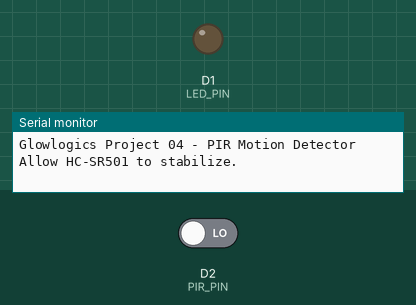
Recording of a program running on a simulated ESP8266 (NodeMCU). Shown: output pins drawn as LEDs (lit = HIGH), the last lines printed to the serial monitor. Inputs (shaded band) come from the test bench; at power-on: D2 (PIR_PIN) LOW. WiFi joins after 1.5 s; servers stay silent unless stated.

Above: at 2.7 s.
2.8 s: D2 (PIR_PIN) driven HIGH
At 3.9 s:
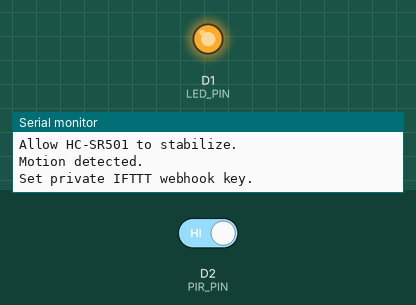
4.3 s: D2 (PIR_PIN) driven LOW
At 5.0 s:
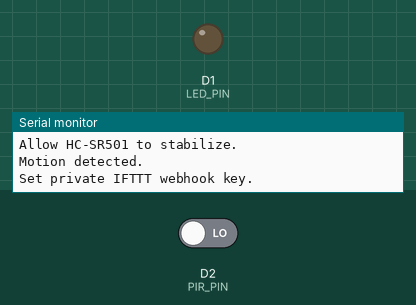
Timing chart, 0 to 7.3 s (numbered marks = the images above; inputs shaded):
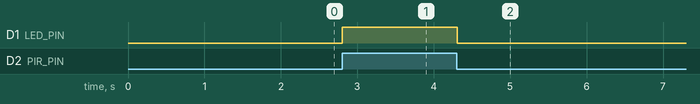

Measured:
- after the input at 2.8 s, D1 (LED_PIN): LOW → HIGH at once
- after the input at 4.3 s, D1 (LED_PIN): HIGH → LOW at once

The program:

main.cpp
```cpp
#include <Arduino.h>
#include <ESP8266WiFi.h>
#include <WiFiClientSecure.h>
#include "config.h"
#ifndef WIFI_SSID
#define WIFI_SSID "YOUR_WIFI_NAME"
#endif
#ifndef WIFI_PASSWORD
#define WIFI_PASSWORD "YOUR_WIFI_PASSWORD"
#endif
#ifndef IFTTT_WEBHOOK_KEY
#define IFTTT_WEBHOOK_KEY "YOUR_IFTTT_WEBHOOK_KEY"
#endif
#ifndef IFTTT_EVENT_NAME
#define IFTTT_EVENT_NAME "motion_detected"
#endif
// Glowlogics Project 04. PIR OUT -> D2/GPIO4; LED + 220 ohm -> D1/GPIO5.
// Ensure PIR OUT is 3.3V-compatible; ESP8266 GPIO is not 5V tolerant.
static const uint8_t PIR_PIN=D2, LED_PIN=D1;
static const unsigned long COOLDOWN_MS=60000UL, WIFI_TIMEOUT_MS=20000UL;
static const char HOST[]="maker.ifttt.com";
unsigned long lastAlert=0; bool sentBefore=false, previousMotion=false;
bool connectWifi(){
  if(WiFi.status()==WL_CONNECTED) return true;
  WiFi.mode(WIFI_STA); WiFi.begin(WIFI_SSID,WIFI_PASSWORD);
  unsigned long start=millis();
  while(WiFi.status()!=WL_CONNECTED && millis()-start<WIFI_TIMEOUT_MS){ delay(250); yield(); }
  return WiFi.status()==WL_CONNECTED;
}
bool sendWebhook(){
  if(String(IFTTT_WEBHOOK_KEY)=="YOUR_IFTTT_WEBHOOK_KEY"){ Serial.println(F("Set private IFTTT webhook key.")); return false; }
  WiFiClientSecure client; client.setInsecure(); // Demo only; validate TLS certificate in production.
  client.setTimeout(8000);
  if(!client.connect(HOST,443)){ Serial.println(F("IFTTT HTTPS connection failed")); return false; }
  String path=String(F("/trigger/"))+IFTTT_EVENT_NAME+F("/with/key/")+IFTTT_WEBHOOK_KEY;
  client.print(String(F("GET "))+path+F(" HTTP/1.1\r\nHost: ")+HOST+F("\r\nConnection: close\r\n\r\n"));
  unsigned long start=millis();
  while(!client.available() && client.connected() && millis()-start<8000){ delay(50); yield(); }
  String status=client.readStringUntil('\n'); Serial.print(F("IFTTT response: ")); Serial.println(status);
  bool ok=status.indexOf("200")>=0; client.stop(); return ok;
}
void setup(){
  Serial.begin(115200); pinMode(PIR_PIN,INPUT); pinMode(LED_PIN,OUTPUT); digitalWrite(LED_PIN,LOW);
  Serial.println(F("Glowlogics Project 04 - PIR Motion Detector")); Serial.println(F("Allow HC-SR501 to stabilize."));
  connectWifi();
}
void loop(){
  bool motion=digitalRead(PIR_PIN)==HIGH; digitalWrite(LED_PIN,motion?HIGH:LOW);
  if(motion && !previousMotion){
    Serial.println(F("Motion detected."));
    if(!sentBefore || millis()-lastAlert>=COOLDOWN_MS){
      if(connectWifi() && sendWebhook()){ lastAlert=millis(); sentBefore=true; Serial.println(F("Webhook accepted; verify email action.")); }
    } else Serial.println(F("Alert suppressed by cooldown."));
  }
  previousMotion=motion; delay(100);
}
```

config.example.h
```cpp
#pragma once
// Copy to config.h and enter local credentials. Never commit config.h.
#define WIFI_SSID "YOUR_WIFI_NAME"
#define WIFI_PASSWORD "YOUR_WIFI_PASSWORD"
#define IFTTT_WEBHOOK_KEY "YOUR_IFTTT_WEBHOOK_KEY"
#define IFTTT_EVENT_NAME "motion_detected"
```
